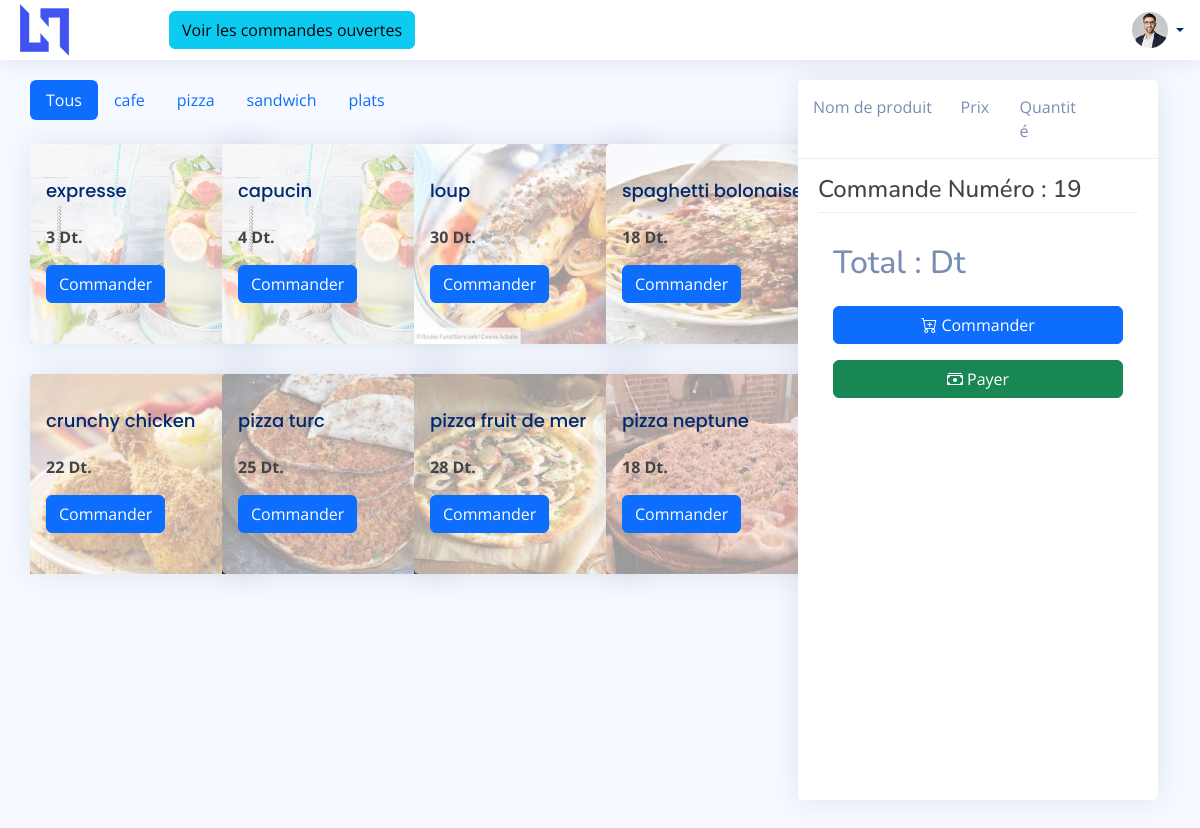
Page /pos.php on the committed database.
### tables this page shows
CREATE TABLE `categorie` (
  `id_cat` int(3) NOT NULL,
  `nom_cat` varchar(20) NOT NULL
);

CREATE TABLE `produit` (
  `id_p` int(3) NOT NULL,
  `nom_cat` varchar(20) NOT NULL,
  `nom_p` varchar(20) NOT NULL,
  `prix` decimal(7,0) NOT NULL,
  `photo` varchar(60) NOT NULL,
  `desc` varchar(60) NOT NULL
);

CREATE TABLE `commandes` (
  `id_c` int(3) NOT NULL,
  `total` int(20) NOT NULL,
  `serveur` varchar(20) NOT NULL,
  `isPaid` int(1) NOT NULL,
  `date_c` datetime NOT NULL DEFAULT current_timestamp()
);

### pos.php (the view, shortened to what this page needs)
<?php
include_once('assets/php/db_connect.php');
$req2 = 'Select * from commandes';
$send2 = @mysqli_query($connect, $req2);
while ($row = mysqli_fetch_array($send2)) {
  $count = $row['id_c'];
}
?>
<!DOCTYPE html>
<html lang="en">
<head>
  <link href="assets/vendor/bootstrap/css/bootstrap.min.css" rel="stylesheet">
  <link href="assets/vendor/bootstrap-icons/bootstrap-icons.css" rel="stylesheet">
  <link href="assets/vendor/boxicons/css/boxicons.min.css" rel="stylesheet">
  <link href="assets/vendor/quill/quill.snow.css" rel="stylesheet">
  <link href="assets/vendor/quill/quill.bubble.css" rel="stylesheet">
  <link href="assets/vendor/remixicon/remixicon.css" rel="stylesheet">
  <link href="assets/vendor/simple-datatables/style.css" rel="stylesheet">
  <link href="assets/css/style.css" rel="stylesheet">
  <link href="assets/css/style1.css" rel="stylesheet">
</head>
<body>
  <header id="header" class="header fixed-top d-flex align-items-center">
    <div class="d-flex align-items-center justify-content-between">
      <img src="assets/img/logo.png" alt="">
    </div>
    <div class="d-flex align-items-center justify-content-between" style="margin-left: 100px">
      <button type="button" class="btn btn-info" data-bs-toggle="modal" data-bs-target="#opentables">Voir les commandes ouvertes</button>
    </div>
    <nav class="header-nav ms-auto">
      <ul class="d-flex align-items-center">
        <li class="nav-item dropdown pe-3">
          <a class="nav-link nav-profile d-flex align-items-center pe-0" href="#" data-bs-toggle="dropdown">
            <img src="assets/img/profile-img.jpg" alt="Profile" class="rounded-circle">
            <span class="d-none d-md-block dropdown-toggle ps-2"><?php echo $res['nom'] ?></span>
          </a>
        </li>
      </ul>
    </nav>
  </header>
  <main id="main" class="main">
    <section class="section">
      <div class="row" style="margin-right: 0px;">
        <div class="col-lg-8">
          <div class="col-lg-12">
            <ul class="nav nav-pills mb-3" id="pills-tab" role="tablist">
              <li class="nav-item" role="presentation">
                <button class="nav-link active" id="pills-home-tab" data-bs-toggle="pill" data-bs-target="#pills-home" type="button" role="tab" aria-controls="pills-home" aria-selected="true">Tous</button>
              </li>
              <?php
              $req01 = "SELECT * FROM `categorie`";
              $envoi01 = @mysqli_query($connect, $req01);
              while ($res01 = @mysqli_fetch_array($envoi01)) { ?>
                <li class="nav-item" role="presentation">
                  <button class="nav-link" id="pills-profile-tab" data-bs-toggle="pill" data-bs-target="#<?php echo $res01['nom_cat'] ?>" type="button" role="tab" aria-controls="pills-profile" aria-selected="false"><?php echo $res01['nom_cat'] ?></button>
                </li>
              <?php } ?>
            </ul>
          </div>
          <div class="col-lg-12">
            <div class="tab-content pt-2" id="myTabContent">
              <div class="tab-pane fade show active" id="pills-home" role="tabpanel" aria-labelledby="home-tab">
                <div class="row">
                  <?php
                  $req02 = "SELECT * FROM `produit`";
                  $envoi02 = @mysqli_query($connect, $req02);
                  while ($res02 = @mysqli_fetch_array($envoi02)) { ?>
                    <div class="col-lg-3">
                      <div class="card" style="width: 235px; height: 200px;">
                        <img src="<?php if (!($res02['photo'] == "")) {
                                    echo "assets/img/products/" . $res02['photo'];
                                  } else {
                                    echo "assets/img/card.jpg";
                                  } ?>" class="card-img-top" alt="..." style="width: 235px; height: 200px;">
                        <div class="card-img-overlay">
                          <h5 class="card-title"><?php echo $res02['nom_p'] ?></h5>
                          <p class="card-text"><b><?php echo $res02['prix'] ?> Dt.</b></p>
                          <a class="btn btn-primary ziid" href="addticket.php?id=<?php echo $res02['id_p'] ?>" id-prod="<?php echo $res02['id_p'] ?>" onclick="addToCart(event)">Commander</a>
                        </div>
                      </div>
                    </div>
                  <?php } ?>
                </div>
              </div>
            </div>
          </div>
        </div>
        <div class="col-lg-4">
          <div class="card" style="height: 90vh">
            <div class="card-header">
              <div class="row">
                <div class="col-lg-5">Nom de produit</div>
                <div class="col-lg-2">Prix</div>
                <div class="col-lg-3">Quantité</div>
                <div class="col-lg-1"></div>
              </div>
            </div>
            <div class="card-body">
              <div id="scrolls">
                <div class="col-lg-12 pt-3">
                  <h4>Commande Numéro : <span id="count"><?php echo $count + 1 ?></span></h4>
                </div>
              </div>
              <div class="card-footer">
                <div class="d-grid gap-2 mt-3">
                  <h2>Total : <span id="total"></span> Dt</h2>
                </div>
                <div class="d-grid gap-2 mt-3">
                  <a class="btn btn-primary" type="button" onclick="Commander(event)"><i class="bi bi-cart-plus"></i> Commander</a>
                </div>
                <div class="d-grid gap-2 mt-3">
                  <a class="btn btn-success" type="button" onclick="CommanderPayer(event)"><i class="bi bi-cash-stack"></i> Payer</a>
                </div>
              </div>
            </div>
          </div>
        </div>
    </section>
  </main>
</body>
</html>

### assets/css/style.css (style rules this page uses)
:root { scroll-behavior: smooth; }
body { font-family: "Open Sans", sans-serif; background: #f6f9ff; color: #444444; }
a { color: #4154f1; text-decoration: none; }
h1, h2, h3, h4, h5, h6 { font-family: "Nunito", sans-serif; }
#main { margin-top: 60px; padding: 20px 30px; transition: all 0.3s; }
.card { margin-bottom: 30px; border: none; border-radius: 5px; box-shadow: 0px 0 30px rgba(1, 41, 112, 0.1); }
.card-header, .card-footer { border-color: #ebeef4; background-color: #fff; color: #798eb3; padding: 15px; }
.card-title { padding: 20px 0 15px 0; font-size: 18px; font-weight: 500; color: #012970; font-family: "Poppins", sans-serif; }
.card-body { padding: 0 20px 20px 20px; }
.card-img-overlay { background-color: rgba(255, 255, 255, 0.6); }
.header { transition: all 0.5s; z-index: 997; height: 60px; box-shadow: 0px 2px 20px rgba(1, 41, 112, 0.1); background-color: #fff; padding-left: 20px; }
.header-nav ul { list-style: none; }
.header-nav>ul { margin: 0; padding: 0; }
.header-nav .nav-profile { color: #012970; }
.header-nav .nav-profile img { max-height: 36px; }
.header-nav .nav-profile span { font-size: 14px; font-weight: 600; }
@media (min-width: 1200px) { #main, #footer { margin-left: 300px; } }

### assets/css/style1.css (style rules this page uses)
@media (min-width: 1200px) { #main, #footer { margin-left: 0px; } }
#scrolls { max-height: 70vh; overflow-y: auto; }

### rows in the picture
categorie: nom_cat "cafe"
categorie: nom_cat "pizza"
categorie: nom_cat "sandwich"
categorie: nom_cat "plats"
produit: nom_p "expresse", prix "3"
produit: nom_p "capucin", prix "4"
produit: photo (picture), nom_p "loup", prix "30"
produit: photo (picture), nom_p "spaghetti bolonaise", prix "18"
produit: photo (picture), nom_p "crunchy chicken", prix "22"
produit: photo (picture), nom_p "pizza turc", prix "25"
produit: photo (picture), nom_p "pizza fruit de mer", prix "28"
produit: photo (picture), nom_p "pizza neptune", prix "18"
commandes: $count + 1 "19"
